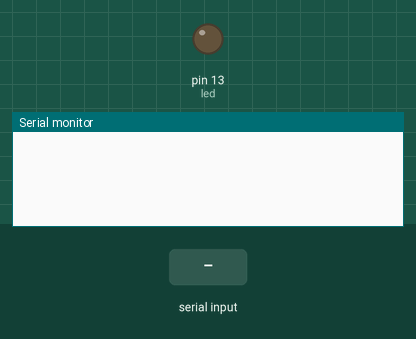
The sketch below on a simulated Arduino Uno, built with avr-gcc and run on an emulated ATmega328P. Shown: output pins drawn as LEDs (lit = HIGH), the last lines printed to the serial monitor. The inputs (shaded band) are chosen by the test bench.

Above: at 1.2 s.
1.3 s: "2" received over the second serial link
At 2.1 s:
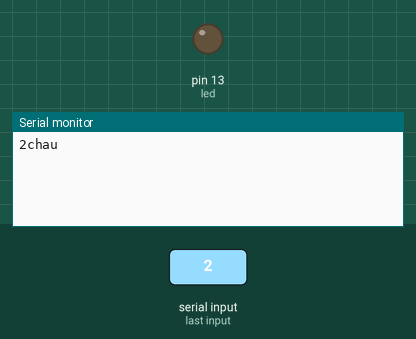
2.8 s: "1" received over the second serial link
At 3.3 s:
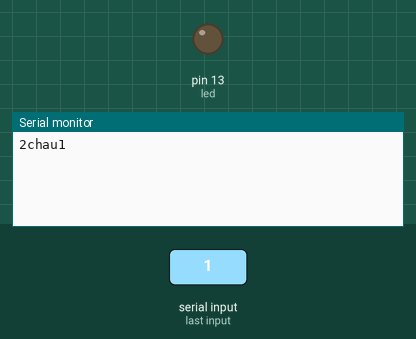

Measured:
- after the input at 1.3 s, the serial monitor: prints a new line at once (image 1)
- after the input at 2.8 s, the serial monitor: prints a new line at once (image 2)

The sketch:

conexion_con_bluetooth.ino
```cpp
#include <SoftwareSerial.h>   // Incluimos la librería  SoftwareSerial
SoftwareSerial BT(10,11);    // Definimos los pines RX y TX del Arduino conectados al Bluetooth
int led = 13;
char b = 0;

void setup()
{
  BT.begin(9600);       // Inicializamos el puerto serie BT (Para Modo AT 2)
  Serial.begin(9600);   // Inicializamos  el puerto serie
  pinMode(led,OUTPUT);
  digitalWrite(led,LOW);
}

void loop()
{
  if(BT.available())    // Si llega un dato por el puerto BT se envía al monitor serial
  {
    b = BT.read();
    Serial.write(b);
    if(b == 'hola'){
      Serial.print("entra");
      digitalWrite(led,HIGH);
      }
    if(b == '2'){
      Serial.print("chau");
      digitalWrite(led,LOW);
      BT.write("PUTAZO");
      }

  }

  if(Serial.available())  // Si llega un dato por el monitor serial se envía al puerto BT
  {
     BT.write(Serial.read());
  }
}
```
